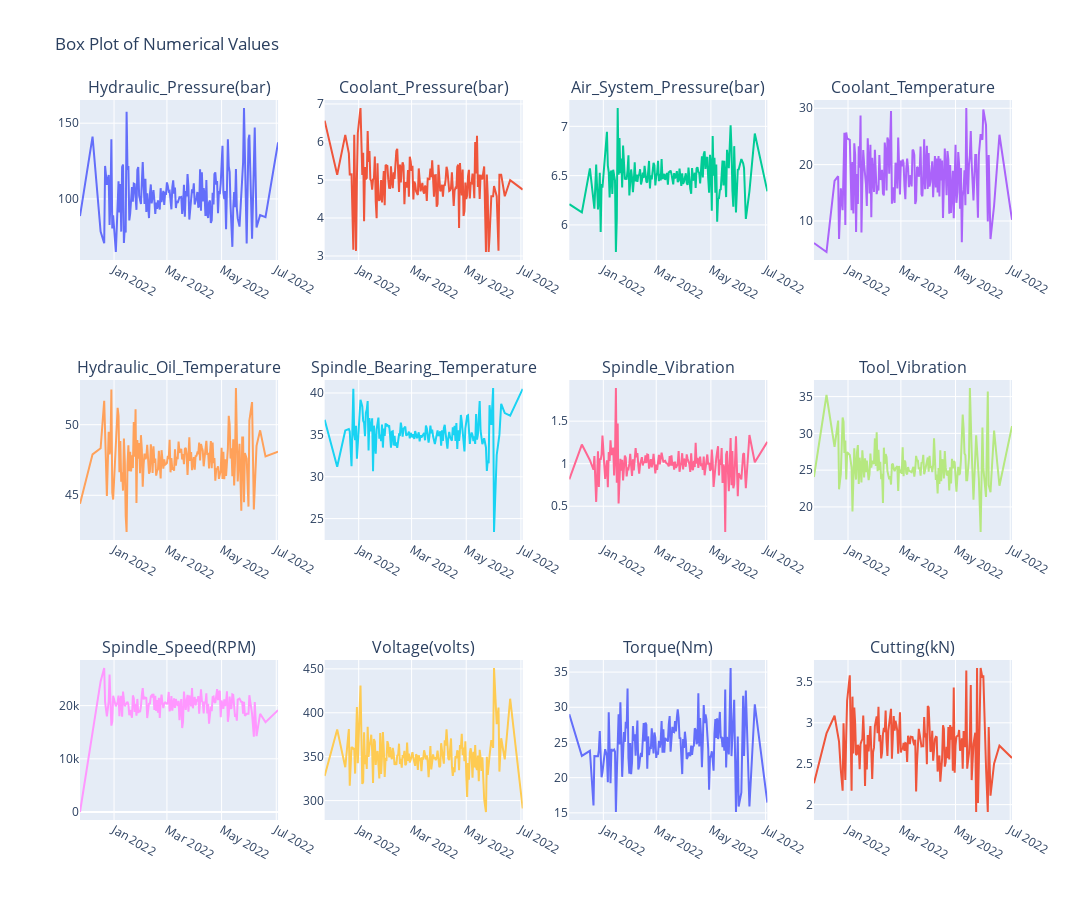

The code cell stored with this chart in its notebook:
### Markdown cell above
Divided by the different models of the machine, we can clearly see that among the features, not a lot of variation appeared. Specifically, only Hydraulic_Pressure(Bar) has a significant difference among the three models. 

We can interpreted this as there are not many differences in features performance of among the three models. Deeper analysis of the categorical values may shed more light on this.

### Code cell
#Create a df with Date as datetime type 
df_date = df.copy()
df_date['Date'] = pd.to_datetime(df_date['Date'])
avg_over_time = df_date.groupby('Date')[numerical].mean().reset_index()

fig = make_subplots(rows = 3, cols = 4, subplot_titles = numerical)
cols = 4 
rows = 3
# Loop to add plots
for i, name in enumerate(numerical):
    row = i // cols + 1
    col = i % cols + 1
    
    # Example plot: random line
    y = avg_over_time[name]
    fig.add_trace(
        go.Scatter(y=y, x = avg_over_time['Date'], name=name, mode ='lines'),  
        row=row,
        col=col, 
    
    )


# Update layout
fig.update_layout(
    height=300*rows,  # Adjust height based on number of rows
    width=1200,
    title_text="Box Plot of Numerical Values",
    showlegend=False,
)

fig.show()

### Figure 1 — Plotly figure (JSON) as saved in the notebook; plotly's stock layout.template omitted (floating-point values rounded to 4 significant figures; data arrays with more than 128 entries replaced by an {"elided": "..."} marker saying what was removed)
{"data": [{"mode": "lines", "name": "Hydraulic_Pressure(bar)", "type": "scatter", "x": {"elided": "164 str values"}, "xaxis": "x", "y": {"elided": "164 float values"}, "yaxis": "y"}, {"mode": "lines", "name": "Coolant_Pressure(bar)", "type": "scatter", "x": {"elided": "164 str values"}, "xaxis": "x2", "y": {"elided": "164 float values"}, "yaxis": "y2"}, {"mode": "lines", "name": "Air_System_Pressure(bar)", "type": "scatter", "x": {"elided": "164 str values"}, "xaxis": "x3", "y": {"elided": "164 float values"}, "yaxis": "y3"}, {"mode": "lines", "name": "Coolant_Temperature", "type": "scatter", "x": {"elided": "164 str values"}, "xaxis": "x4", "y": {"elided": "164 float values"}, "yaxis": "y4"}, {"mode": "lines", "name": "Hydraulic_Oil_Temperature", "type": "scatter", "x": {"elided": "164 str values"}, "xaxis": "x5", "y": {"elided": "164 float values"}, "yaxis": "y5"}, {"mode": "lines", "name": "Spindle_Bearing_Temperature", "type": "scatter", "x": {"elided": "164 str values"}, "xaxis": "x6", "y": {"elided": "164 float values"}, "yaxis": "y6"}, {"mode": "lines", "name": "Spindle_Vibration", "type": "scatter", "x": {"elided": "164 str values"}, "xaxis": "x7", "y": {"elided": "164 float values"}, "yaxis": "y7"}, {"mode": "lines", "name": "Tool_Vibration", "type": "scatter", "x": {"elided": "164 str values"}, "xaxis": "x8", "y": {"elided": "164 float values"}, "yaxis": "y8"}, {"mode": "lines", "name": "Spindle_Speed(RPM)", "type": "scatter", "x": {"elided": "164 str values"}, "xaxis": "x9", "y": {"elided": "164 float values"}, "yaxis": "y9"}, {"mode": "lines", "name": "Voltage(volts)", "type": "scatter", "x": {"elided": "164 str values"}, "xaxis": "x10", "y": {"elided": "164 float values"}, "yaxis": "y10"}, {"mode": "lines", "name": "Torque(Nm)", "type": "scatter", "x": {"elided": "164 str values"}, "xaxis": "x11", "y": {"elided": "164 float values"}, "yaxis": "y11"}, {"mode": "lines", "name": "Cutting(kN)", "type": "scatter", "x": {"elided": "164 str values"}, "xaxis": "x12", "y": {"elided": "164 float values"}, "yaxis": "y12"}], "layout": {"annotations": [{"font": {"size": 16}, "showarrow": false, "text": "Hydraulic_Pressure(bar)", "x": 0.1062, "xanchor": "center", "xref": "paper", "y": 1, "yanchor": "bottom", "yref": "paper"}, {"font": {"size": 16}, "showarrow": false, "text": "Coolant_Pressure(bar)", "x": 0.3688, "xanchor": "center", "xref": "paper", "y": 1, "yanchor": "bottom", "yref": "paper"}, {"font": {"size": 16}, "showarrow": false, "text": "Air_System_Pressure(bar)", "x": 0.6313, "xanchor": "center", "xref": "paper", "y": 1, "yanchor": "bottom", "yref": "paper"}, {"font": {"size": 16}, "showarrow": false, "text": "Coolant_Temperature", "x": 0.8938, "xanchor": "center", "xref": "paper", "y": 1, "yanchor": "bottom", "yref": "paper"}, {"font": {"size": 16}, "showarrow": false, "text": "Hydraulic_Oil_Temperature", "x": 0.1062, "xanchor": "center", "xref": "paper", "y": 0.6111, "yanchor": "bottom", "yref": "paper"}, {"font": {"size": 16}, "showarrow": false, "text": "Spindle_Bearing_Temperature", "x": 0.3688, "xanchor": "center", "xref": "paper", "y": 0.6111, "yanchor": "bottom", "yref": "paper"}, {"font": {"size": 16}, "showarrow": false, "text": "Spindle_Vibration", "x": 0.6313, "xanchor": "center", "xref": "paper", "y": 0.6111, "yanchor": "bottom", "yref": "paper"}, {"font": {"size": 16}, "showarrow": false, "text": "Tool_Vibration", "x": 0.8938, "xanchor": "center", "xref": "paper", "y": 0.6111, "yanchor": "bottom", "yref": "paper"}, {"font": {"size": 16}, "showarrow": false, "text": "Spindle_Speed(RPM)", "x": 0.1062, "xanchor": "center", "xref": "paper", "y": 0.2222, "yanchor": "bottom", "yref": "paper"}, {"font": {"size": 16}, "showarrow": false, "text": "Voltage(volts)", "x": 0.3688, "xanchor": "center", "xref": "paper", "y": 0.2222, "yanchor": "bottom", "yref": "paper"}, {"font": {"size": 16}, "showarrow": false, "text": "Torque(Nm)", "x": 0.6313, "xanchor": "center", "xref": "paper", "y": 0.2222, "yanchor": "bottom", "yref": "paper"}, {"font": {"size": 16}, "showarrow": false, "text": "Cutting(kN)", "x": 0.8938, "xanchor": "center", "xref": "paper", "y": 0.2222, "yanchor": "bottom", "yref": "paper"}], "height": 900, "showlegend": false, "title": {"text": "Box Plot of Numerical Values"}, "width": 1200, "xaxis": {"anchor": "y", "domain": [0, 0.2125]}, "xaxis10": {"anchor": "y10", "domain": [0.2625, 0.475]}, "xaxis11": {"anchor": "y11", "domain": [0.525, 0.7375]}, "xaxis12": {"anchor": "y12", "domain": [0.7875, 1]}, "xaxis2": {"anchor": "y2", "domain": [0.2625, 0.475]}, "xaxis3": {"anchor": "y3", "domain": [0.525, 0.7375]}, "xaxis4": {"anchor": "y4", "domain": [0.7875, 1]}, "xaxis5": {"anchor": "y5", "domain": [0, 0.2125]}, "xaxis6": {"anchor": "y6", "domain": [0.2625, 0.475]}, "xaxis7": {"anchor": "y7", "domain": [0.525, 0.7375]}, "xaxis8": {"anchor": "y8", "domain": [0.7875, 1]}, "xaxis9": {"anchor": "y9", "domain": [0, 0.2125]}, "yaxis": {"anchor": "x", "domain": [0.7778, 1]}, "yaxis10": {"anchor": "x10", "domain": [0, 0.2222]}, "yaxis11": {"anchor": "x11", "domain": [0, 0.2222]}, "yaxis12": {"anchor": "x12", "domain": [0, 0.2222]}, "yaxis2": {"anchor": "x2", "domain": [0.7778, 1]}, "yaxis3": {"anchor": "x3", "domain": [0.7778, 1]}, "yaxis4": {"anchor": "x4", "domain": [0.7778, 1]}, "yaxis5": {"anchor": "x5", "domain": [0.3889, 0.6111]}, "yaxis6": {"anchor": "x6", "domain": [0.3889, 0.6111]}, "yaxis7": {"anchor": "x7", "domain": [0.3889, 0.6111]}, "yaxis8": {"anchor": "x8", "domain": [0.3889, 0.6111]}, "yaxis9": {"anchor": "x9", "domain": [0, 0.2222]}}}
